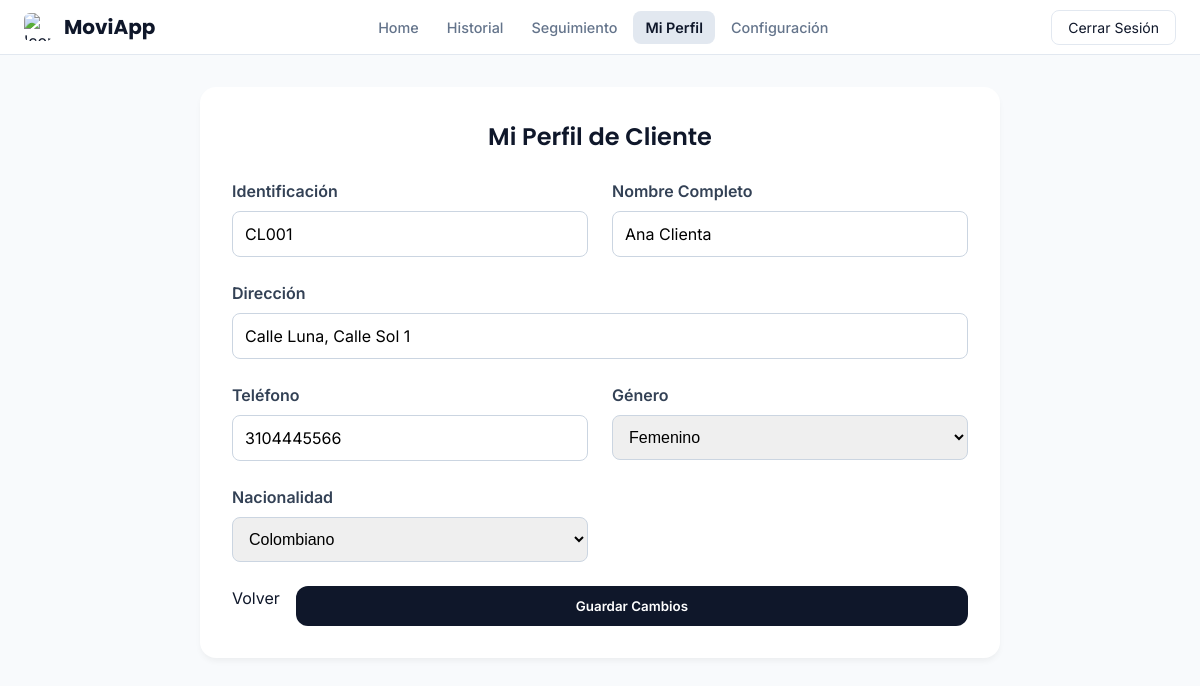
The page /pages/perfil_cliente.php (signed in) on the database its author committed.
### tables this page shows
CREATE TABLE `TELEFONO` (
  `id_telefono` int(11) NOT NULL,
  `numero` varchar(20) NOT NULL,
  `id_cliente` varchar(20) DEFAULT NULL,
  `id_conductor` varchar(20) DEFAULT NULL
);

CREATE TABLE `CLIENTE` (
  `id_cliente` varchar(20) NOT NULL,
  `nombre` varchar(100) NOT NULL,
  `direccion` varchar(255) NOT NULL,
  `id_genero` int(11) NOT NULL,
  `id_nacionalidad` int(11) NOT NULL,
  `id_usuario` int(11) DEFAULT NULL
);

CREATE TABLE `CAT_GENERO` (
  `id_genero` int(11) NOT NULL,
  `nombre_genero` varchar(50) NOT NULL
);

CREATE TABLE `CAT_NACIONALIDAD` (
  `id_nacionalidad` int(11) NOT NULL,
  `nombre_nacionalidad` varchar(80) NOT NULL
);

### pages/perfil_cliente.php (the view, shortened to what this page needs)
<?php
include '../includes/conexion.php';
$id_usuario_logueado = $_SESSION['user_id'];
$generos = $pdo->query("SELECT id_genero, nombre_genero FROM CAT_GENERO")->fetchAll(PDO::FETCH_ASSOC);
$nacionalidades = $pdo->query("SELECT id_nacionalidad, nombre_nacionalidad FROM CAT_NACIONALIDAD")->fetchAll(PDO::FETCH_ASSOC);
$stmt = $pdo->prepare("SELECT c.*, t.numero AS telefono FROM CLIENTE c LEFT JOIN TELEFONO t ON c.id_cliente = t.id_cliente WHERE c.id_usuario = ?");
$stmt->execute([$id_usuario_logueado]);
$cliente_perfil = $stmt->fetch(PDO::FETCH_ASSOC);
?>
<!DOCTYPE html>
<html lang="es">
<head>
    <link rel="stylesheet" href="../styles/global.css">
    <link rel="stylesheet" href="../styles/header.css">
    <link rel="stylesheet" href="../styles/clientes.css">
</head>
<body>
    <?php include '../includes/header.php'; ?>
    <main class="contenido-principal">
        <section class="seccion-perfil-cliente">
            <?php if ($cliente_perfil): ?>
                <div class="form-container">
                    <h1 class="texto-titulo">Mi Perfil de Cliente</h1>
                    <form action="perfil_cliente.php" method="POST">
                        <div class="form-grid">
                            <div class="form-group">
                                <label for="id_cliente_display">Identificación</label>
                                <input type="text" id="id_cliente_display" value="<?php echo htmlspecialchars($cliente_perfil['id_cliente']); ?>" readonly class="campo-entrada">
                            </div>
                            <div class="form-group">
                                <label for="nombre">Nombre Completo</label>
                                <input type="text" id="nombre" name="nombre" value="<?php echo htmlspecialchars($cliente_perfil['nombre']); ?>" required class="campo-entrada">
                            </div>
                            <div class="form-group form-full-width">
                                <label for="direccion">Dirección</label>
                                <input type="text" id="direccion" name="direccion" value="<?php echo htmlspecialchars($cliente_perfil['direccion']); ?>" required class="campo-entrada">
                            </div>
                            <div class="form-group">
                                <label for="telefono">Teléfono</label>
                                <input type="text" id="telefono" name="telefono" value="<?php echo htmlspecialchars($cliente_perfil['telefono'] ?? ''); ?>" required class="campo-entrada">
                            </div>
                            <div class="form-group">
                                <label for="genero">Género</label>
                                <select id="genero" name="genero" required class="campo-entrada">
                                    <?php foreach ($generos as $genero): ?>
                                        <option value="<?php echo htmlspecialchars($genero['id_genero']); ?>"
                                            <?php echo ($cliente_perfil['id_genero'] == $genero['id_genero']) ? 'selected' : ''; ?>>
                                            <?php echo htmlspecialchars($genero['nombre_genero']); ?>
                                        </option>
                                    <?php endforeach; ?>
                                </select>
                            </div>
                            <div class="form-group">
                                <label for="nacionalidad">Nacionalidad</label>
                                <select id="nacionalidad" name="nacionalidad" required class="campo-entrada">
                                    <?php foreach ($nacionalidades as $nacionalidad): ?>
                                        <option value="<?php echo htmlspecialchars($nacionalidad['id_nacionalidad']); ?>"
                                            <?php echo ($cliente_perfil['id_nacionalidad'] == $nacionalidad['id_nacionalidad']) ? 'selected' : ''; ?>>
                                            <?php echo htmlspecialchars($nacionalidad['nombre_nacionalidad']); ?>
                                        </option>
                                    <?php endforeach; ?>
                                </select>
                            </div>
                        </div>
                        <div class="form-actions">
                            <a href="home.php" class="boton-secundario">Volver</a>
                            <button type="submit" class="boton-primario">Guardar Cambios</button>
                        </div>
                    </form>
                </div>
            <?php endif; ?>
        </section>
    </main>
</body>
</html>

### styles/global.css (style rules this page uses)
* { box-sizing: border-box; margin: 0; padding: 0; border-width: 0; border-style: solid; border-color: #e2e8f0; }
html { scroll-behavior: smooth; font-family: 'Inter', system-ui, sans-serif; }
body { background-color: #f8fafc; color: #0f172a; line-height: 1.5; }
a { text-decoration: none; color: inherit; cursor: pointer; }
button, input { font-family: inherit; }
button { cursor: pointer; }
.texto-titulo { font-family: 'Poppins', sans-serif; font-weight: 600; }
.boton-primario { background-color: #0f172a; color: white; border-radius: 0.75rem; padding: 0.75rem 1.5rem; font-weight: 600; transition: background-color 0.2s; width: 100%; display: flex; justify-content: center; align-items: center; }

### pages/perfil_cliente.php (style rules this page uses)
.form-container { max-width: 800px; margin: 2rem auto; padding: 2rem; background-color: #fff; border-radius: 1rem; box-shadow: 0 4px 6px -1px rgba(0,0,0,0.05); }
.form-container h1 { text-align: center; margin-bottom: 1.5rem; }
.form-grid { display: grid; grid-template-columns: 1fr 1fr; gap: 1.5rem; }
.form-full-width { grid-column: 1 / -1; }
.form-actions { grid-column: 1 / -1; display: flex; justify-content: flex-end; gap: 1rem; margin-top: 1.5rem; }
.form-group { display: flex; flex-direction: column; }
.form-group label { margin-bottom: 0.5rem; font-weight: 600; color: #334155; }
.form-group input[type="text"], .form-group input[type="number"], .form-group select { padding: 0.75rem; border: 1px solid #cbd5e1; border-radius: 0.5rem; font-size: 1rem; }

### rows shown on the page
telefono: id_cliente.id_cliente "CL001", nombre "Ana Clienta", direccion "Calle Luna, Calle Sol 1", telefono "3104445566"
cliente: genero "Femenino", nacionalidad "Colombiano"
